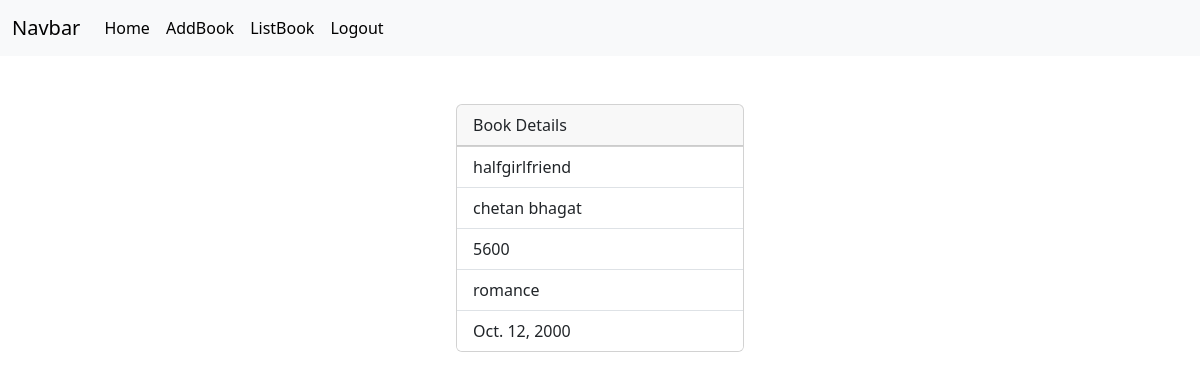
Screenshot of /books/1 (signed in) with the database file from the repository.
### myapp/models.py (models this page shows, shortened)
class Books(models.Model):
    bookname=models.CharField(max_length=200)
    authorname=models.CharField(max_length=200)
    price=models.PositiveIntegerField()
    category=models.CharField(max_length=200)
    publishdate=models.DateField(null=True,blank=True)
    profile_pic=models.ImageField(upload_to="images",null=True,blank=True)

### myapp/views.py (the view)
# urls.py: path("books/<int:pk>",views.BookDetailView.as_view(),name="book-details"),
@method_decorator(signin_required,name="dispatch")
class BookDetailView(View):
    def get(self,request,*args,**kwargs):
        print(kwargs)
        id=kwargs.get("pk")
        qs=Books.objects.get(id=id)
        return render(request,"book_detail.html",{"data":qs})

### myapp/views.py (called while the page is built)
def signin_required(fn):
    def wrapper(request,*args,**kwargs):
        if not request.user.is_authenticated:
            messages.error(request,"Invalid session")
            return redirect("signin")
        else:
            return fn(request,*args,**kwargs)
    return wrapper

### myapp/templates/book_detail.html (shortened to what this page needs)
{%extends 'base.html'%}
{%block body_block%}
<div class="container d-flex justify-content-center mt-5">
  <div>
      <div class="card" style="width: 18rem;">
          <div class="card-header">
            Book Details
          </div>
          <ul class="list-group list-group-flush">
            <li class="list-group-item">{{data.bookname}}</li>
            <li class="list-group-item">{{data.authorname}}</li>
            <li class="list-group-item">{{data.price}}</li>
            <li class="list-group-item">{{data.category}}</li>
            <li class="list-group-item">{{data.publishdate}}</li>
          </ul>
        </div>
  </div>
</div>
{%endblock%}

### rows the page displays
Books: bookname "halfgirlfriend", authorname "chetan bhagat", price "5600", category "romance", publishdate "Oct. 12, 2000"
